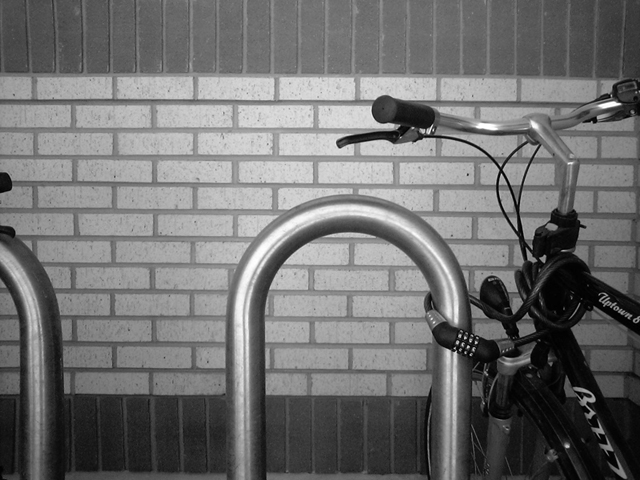
#> input picture au/au5/bike.png, 640 x 480 px
$ python a5.py
#> lines starting #> are read from the running program, lines starting #| are printed output that depends on the picture
# Graylevel morphological edge detectors
import numpy as np
import cv2
from matplotlib import pyplot as plt

# Load test image
img = cv2.imread('bike.png', 0)
#> img is the input picture: shape (480, 640); min 0, max 255, mean 112.2

# Perform dilation
se1 = cv2.getStructuringElement(cv2.MORPH_ELLIPSE,(3,3))
img_dilated = cv2.dilate(img,se1,iterations = 1)
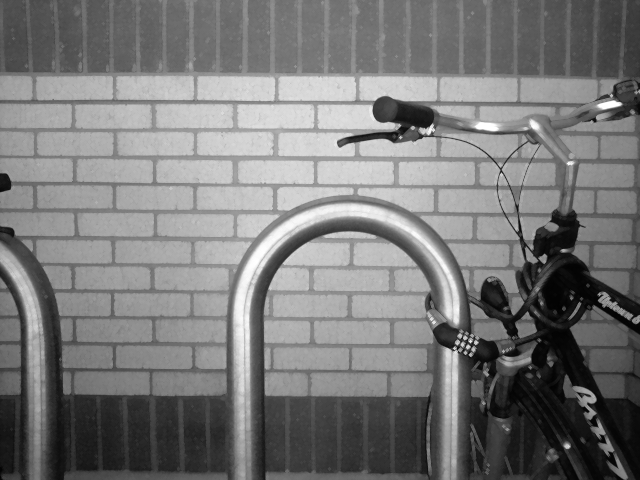
#> img_dilated: shape (480, 640); min 2, max 255, mean 120.9

# Perform subtraction and thresholding
height, width = img.shape
#> height = 480; width = 640
edge = np.zeros((height,width), np.uint8)
cv2.absdiff(img_dilated,img,edge)
ret,BW = cv2.threshold(edge,20,255,cv2.THRESH_BINARY)
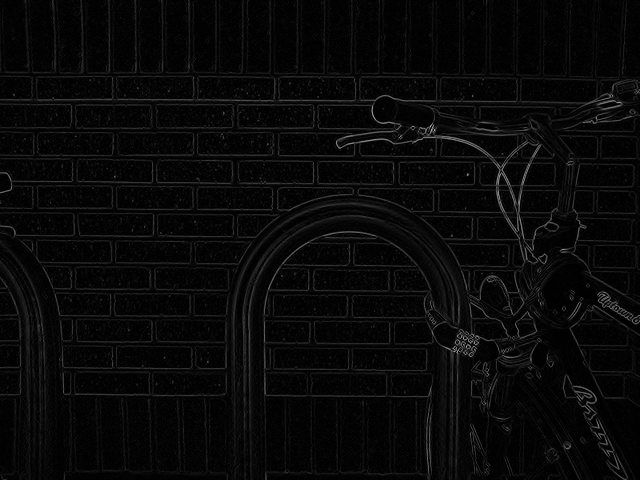
#> edge: shape (480, 640); min 0, max 176, mean 8.7

# Show images
plt.subplot(2, 2, 1)
plt.imshow(img, cmap='gray')
plt.title('Original Image')

plt.subplot(2, 2, 2)
plt.imshow(img_dilated, cmap='gray')
plt.title('Dilated Image')

plt.subplot(2, 2, 3)
plt.imshow(edge, cmap='gray')
plt.title('Edge = Dilated - Original')

plt.subplot(2, 2, 4)
plt.imshow(BW, cmap='gray')
plt.title('Edge > Threshold')

plt.show()
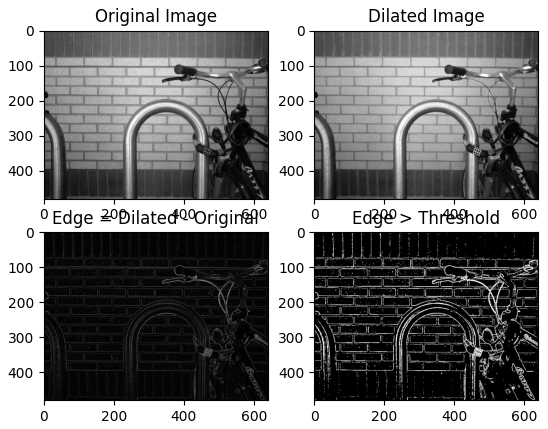
#> figure drawn by matplotlib, 4 panels
# Save images
cv2.imwrite('Graylevel_Edge_Detection_dilated-1.png', img_dilated)
cv2.imwrite('Graylevel_Edge_Detection_edge-1.png', edge)
cv2.imwrite('Graylevel_Edge_Detection_bw_edge-1.png', BW)
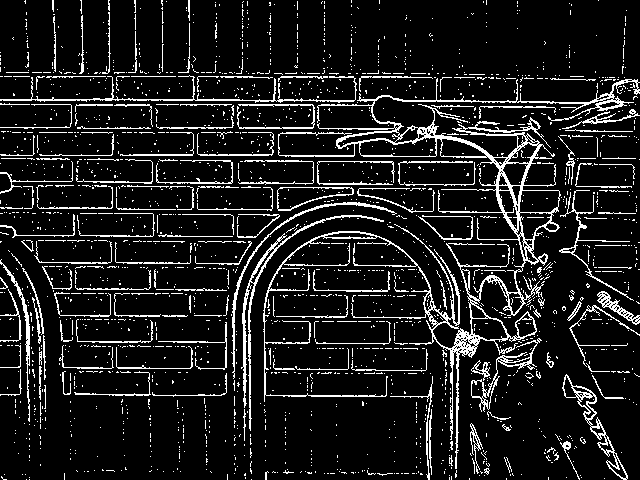
#> saved as Graylevel_Edge_Detection_bw_edge-1.png: shape (480, 640); 11.1% white in thin lines or dots
